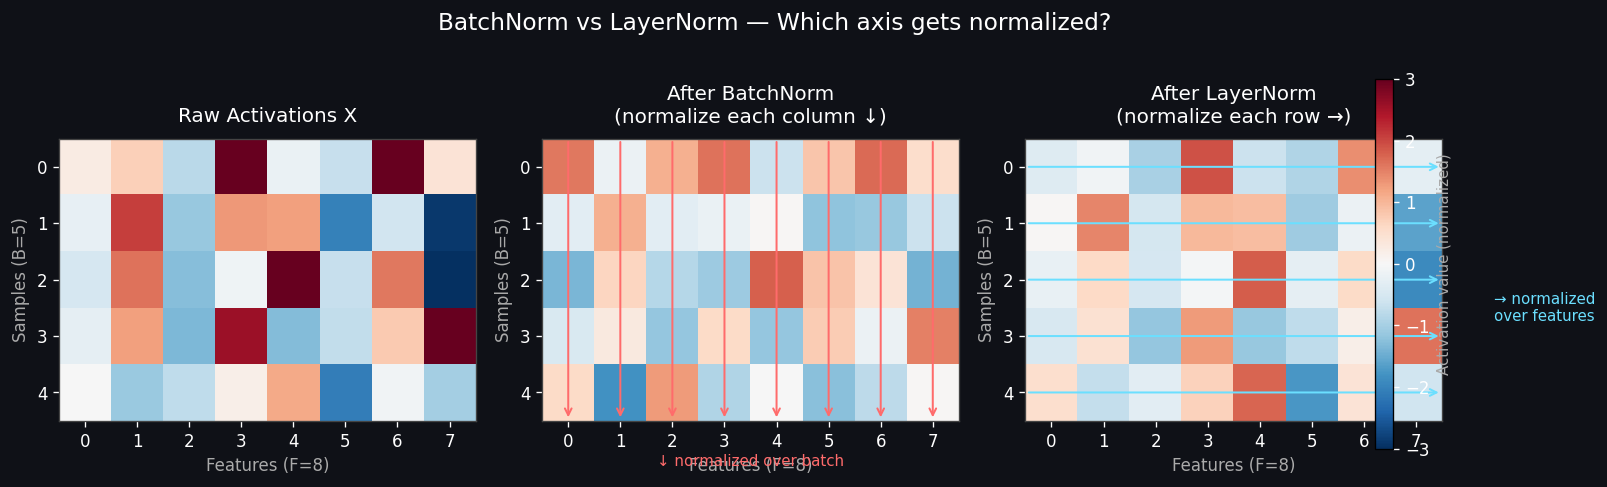

Generate this figure with Python:
"""
Day 29: Layer Normalization vs Batch Normalization
Visualizes normalization axes on a synthetic (B=5, F=8) activation matrix.
"""
import numpy as np
import matplotlib.pyplot as plt
import matplotlib.patches as mpatches

np.random.seed(42)

B, F = 5, 8
# Synthetic activations with intentional scale differences per feature
scale = np.array([0.5, 2.0, 0.3, 1.5, 3.0, 0.8, 1.2, 2.5])
X = np.random.randn(B, F) * scale + np.array([0, 1, -1, 2, 0.5, -0.5, 1.5, -1.5])

eps = 1e-5

# --- BatchNorm: normalize over the Batch dimension for each Feature ---
mu_bn = X.mean(axis=0, keepdims=True)        # shape (1, F)
std_bn = X.std(axis=0, keepdims=True) + eps  # shape (1, F)
X_bn = (X - mu_bn) / std_bn

# --- LayerNorm: normalize over the Feature dimension for each Sample ---
mu_ln = X.mean(axis=1, keepdims=True)        # shape (B, 1)
std_ln = X.std(axis=1, keepdims=True) + eps  # shape (B, 1)
X_ln = (X - mu_ln) / std_ln

# ---- Plot ----
fig, axes = plt.subplots(1, 3, figsize=(13, 4))
fig.patch.set_facecolor("#0f1117")
for ax in axes:
    ax.set_facecolor("#0f1117")

vmin, vmax = -3, 3
cmap = "RdBu_r"

def draw_heatmap(ax, data, title, highlight_axis):
    im = ax.imshow(data, aspect="auto", cmap=cmap, vmin=vmin, vmax=vmax,
                   interpolation="nearest")
    ax.set_title(title, color="white", fontsize=12, pad=10)
    ax.set_xlabel("Features (F=8)", color="#aaaaaa", fontsize=10)
    ax.set_ylabel("Samples (B=5)", color="#aaaaaa", fontsize=10)
    ax.tick_params(colors="white")
    for spine in ax.spines.values():
        spine.set_edgecolor("#444444")

    # Draw arrows showing which axis is normalized
    if highlight_axis == "batch":
        # Arrow pointing down along batch axis (column-wise)
        for f in range(F):
            ax.annotate("", xy=(f, B - 0.5), xytext=(f, -0.5),
                        arrowprops=dict(arrowstyle="->", color="#ff6b6b", lw=1.2),
                        annotation_clip=False)
        ax.text(F / 2 - 0.5, B + 0.3, "↓ normalized over batch",
                color="#ff6b6b", fontsize=9, ha="center", transform=ax.transData)
    elif highlight_axis == "layer":
        # Arrow pointing right along feature axis (row-wise)
        for b in range(B):
            ax.annotate("", xy=(F - 0.5, b), xytext=(-0.5, b),
                        arrowprops=dict(arrowstyle="->", color="#6bdfff", lw=1.2),
                        annotation_clip=False)
        ax.text(F + 0.5, B / 2, "→ normalized\nover features",
                color="#6bdfff", fontsize=9, ha="left", va="center", transform=ax.transData)
    return im

draw_heatmap(axes[0], X, "Raw Activations X", highlight_axis=None)
draw_heatmap(axes[1], X_bn, "After BatchNorm\n(normalize each column ↓)", highlight_axis="batch")
im = draw_heatmap(axes[2], X_ln, "After LayerNorm\n(normalize each row →)", highlight_axis="layer")

# Shared colorbar
cbar = fig.colorbar(im, ax=axes, orientation="vertical", fraction=0.02, pad=0.02)
cbar.ax.yaxis.set_tick_params(color="white")
cbar.ax.tick_params(colors="white")
cbar.set_label("Activation value (normalized)", color="#aaaaaa", fontsize=9)

fig.suptitle("BatchNorm vs LayerNorm — Which axis gets normalized?",
             color="white", fontsize=14, y=1.02)

plt.tight_layout()
plt.savefig("graph_DAY_29.png", dpi=120, bbox_inches="tight",
            facecolor=fig.get_facecolor())
print("Saved graph_DAY_29.png")
